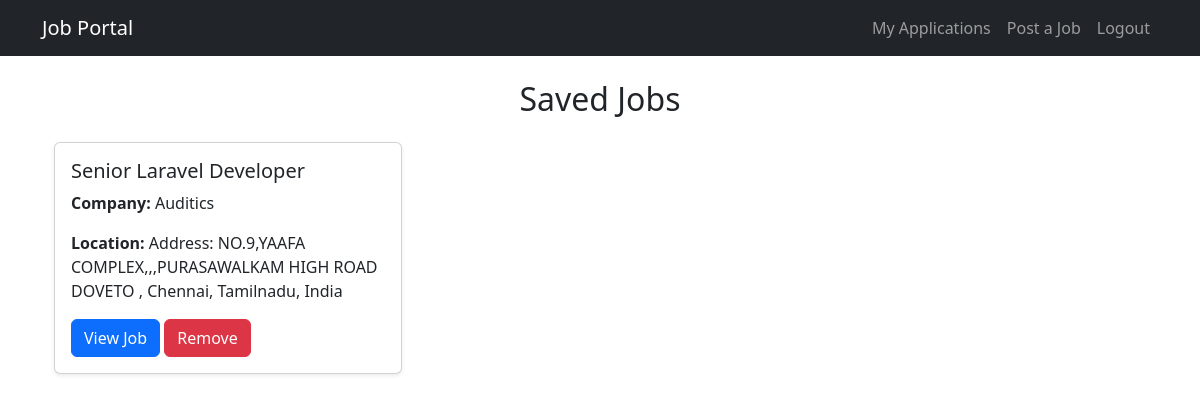
The page /saved-jobs/ (signed in) on the database its author committed.
### jobs/models.py (models this page shows, shortened)
class Bookmark(models.Model):
    user = models.ForeignKey(User, on_delete=models.CASCADE)
    job = models.ForeignKey(Job, on_delete=models.CASCADE)
    created_at = models.DateTimeField(auto_now_add=True)
    class Meta:
        unique_together = ('user', 'job')  # Prevent duplicate bookmarks

class Job(models.Model):
    JOB_TYPES = [
        ('Full-time', 'Full-time'),
        ('Part-time', 'Part-time'),
        ('Remote', 'Remote'),
        ('Contract', 'Contract'),
    ]
    title = models.CharField(max_length=200)
    description = models.TextField()
    company = models.CharField(max_length=200)
    location = models.CharField(max_length=100)
    salary = models.DecimalField(max_digits=10, decimal_places=2, null=True, blank=True)
    job_type = models.CharField(max_length=20, choices=JOB_TYPES, default='Full-time')
    apply_link = models.URLField(blank=True, null=True)
    posted_on = models.DateTimeField(auto_now_add=True)
    class Meta:
        ordering = ['-posted_on']  # Show latest jobs first

### jobs/views.py (the view)
# urls.py: path('saved-jobs/', saved_jobs, name='saved_jobs'),
@login_required
def saved_jobs(request):
    bookmarks = Bookmark.objects.filter(user=request.user).select_related('job')
    return render(request, 'saved_jobs.html', {'bookmarks': bookmarks})

### jobs/templates/saved_jobs.html
{% extends 'base.html' %}
{% block content %}
<div class="container mt-4">
    <h2 class="text-center mb-4">Saved Jobs</h2>
    {% if bookmarks %}
        <div class="row">
            {% for bookmark in bookmarks %}
            <div class="col-md-4 mb-4">
                <div class="card shadow-sm">
                    <div class="card-body">
                        <h5 class="card-title">{{ bookmark.job.title }}</h5>
                        <p><strong>Company:</strong> {{ bookmark.job.company }}</p>
                        <p><strong>Location:</strong> {{ bookmark.job.location }}</p>
                        <a href="{% url 'job_detail' bookmark.job.id %}" class="btn btn-primary">View Job</a>
                        <a href="{% url 'remove_saved_job' bookmark.job.id %}" class="btn btn-danger">Remove</a>
                    </div>
                </div>
            </div>
            {% endfor %}
        </div>
    {% else %}
        <p class="text-muted text-center">You have no saved jobs.</p>
    {% endif %}
</div>
{% endblock %}

### rows shown on the page
Bookmark: job "Senior Laravel Developer", job.company "Auditics", job.location "Address: NO.9,YAAFA COMPLEX,,,PURASAWALKAM HIGH ROAD DOVETO , Chennai, Tamilnadu, India"
